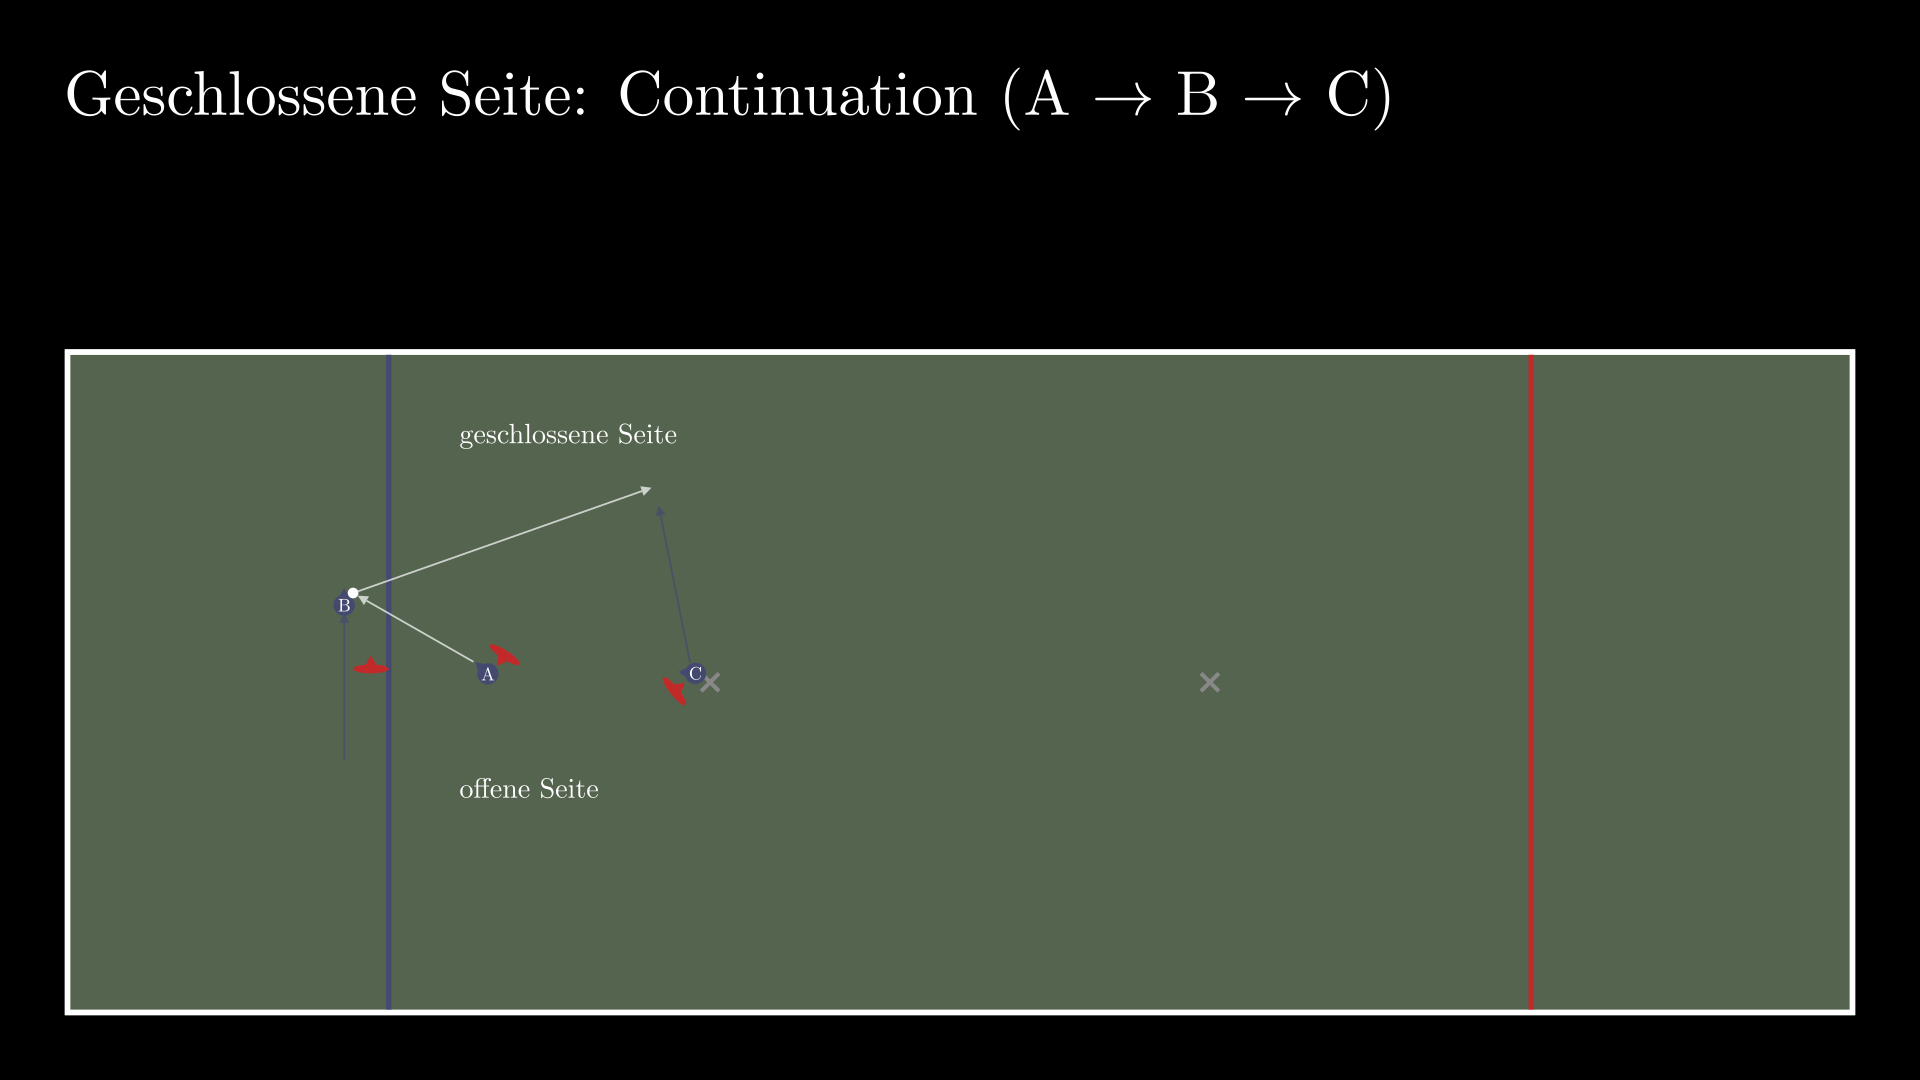

Write Python code to recreate this figure.
from manim_animations import create_movie
from scenes import UltimateScene
from manim import *


class Thumbnail(UltimateScene):
    def construct(self):
        f, s = self.prepare()
        self.write(r"Geschlossene Seite: Continuation (A $\rightarrow$ B $\rightarrow$ C)", animate=False)
        f.add(Tex("geschlossene Seite", font_size=20).move_to(f.cs.c2p([[4, 22]]), UL))
        f.add(Tex("offene Seite", font_size=20).move_to(f.cs.c2p([[25, 22]]), DL))
        player_labels = dict(o1="A", o2="B", o3="C")
        [f.get_player(name).set_label_text(label) for name, label in player_labels.items()]
        f.load_state(s[1])
        self.add(f.get_arrows(s[0], s[1], players="o2"))
        self.add(f.get_arrows(s[1], s[2], players="o3"))
        self.add(f.get_disc_arrow(s[0], s[1]))
        self.add(f.get_disc_arrow(s[1], s[2]))


class Play1(UltimateScene):
    def construct(self):
        f, s = self.prepare()
        self.write(r"Geschlossene Seite: Continuation (A $\rightarrow$ B $\rightarrow$ C)", animate=False)
        player_labels = dict(o1="A", o2="B", o3="C")
        [f.get_player(name).set_label_text(label) for name, label in player_labels.items()]
        self.write_small("Durchlauf")
        self.wait()
        f.transition(s[1], run_time=1)
        f.transition(s[2], run_time=1)
        self.wait()
        f.transition(s[0], run_time=0.3)
        self.write_small("Pass auf die geschlossene Seite wird gespielt")
        self.wait()
        f.transition(s[1], run_time=1)
        self.write_small("C ist auf der geschlossenen Seite automatisch frei.")
        with f.arrows(s[1], s[2], players="o3"):
            self.wait()
            self.write_small(r"Wichtig: Spät und entschlossen loslaufen,\newline damit die Defense nicht drankommt")
            self.wait(2)
            f.transition(s[2], run_time=1)
        self.wait(2)


def render_scene():
    create_movie(Thumbnail, debug=False, hq=True)
    create_movie(Play1, debug=False, hq=True)


if __name__ == "__main__":
    render_scene()
